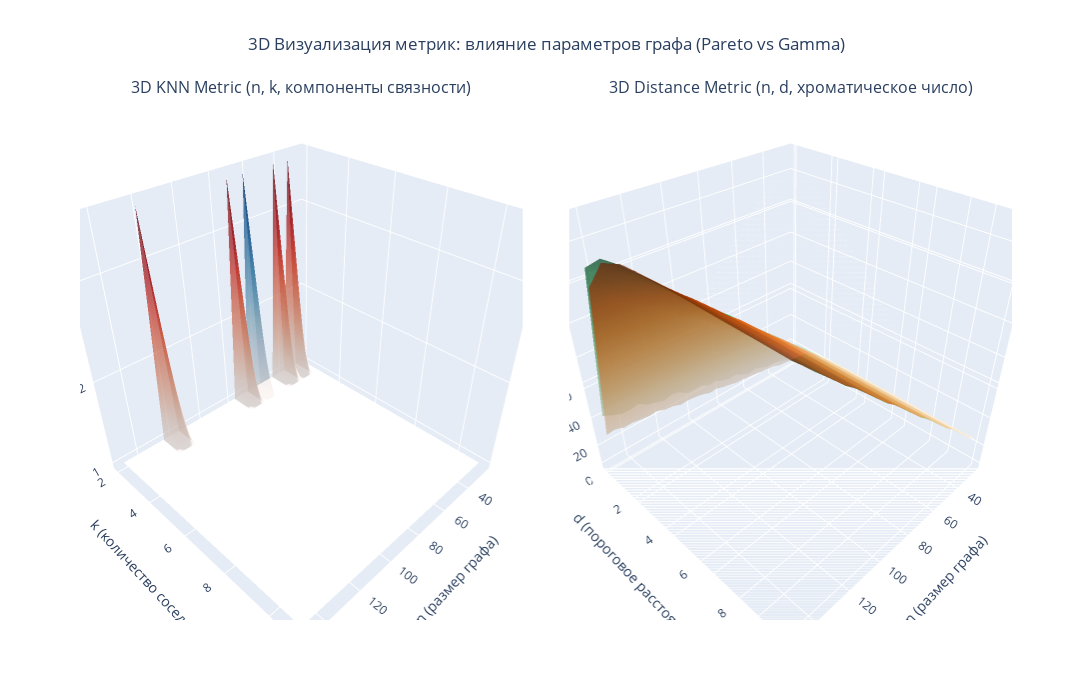

Here is the notebook cell this chart was saved with:
### Code cell
N_knn: np.ndarray
K_knn: np.ndarray
N_knn, K_knn = np.meshgrid(n, k, indexing="ij")
knn_f_two_array: np.ndarray = np.array(knn_f_two)
knn_h_two_array: np.ndarray = np.array(knn_h_two)

N_dist: np.ndarray
D_dist: np.ndarray
N_dist, D_dist = np.meshgrid(n, d, indexing="ij")
dist_f_two_array: np.ndarray = np.array(dist_f_two)
dist_h_two_array: np.ndarray = np.array(dist_h_two)

fig = make_subplots(
    rows=1,
    cols=2,
    specs=[[{"type": "surface"}, {"type": "surface"}]],
    subplot_titles=(
        "3D KNN Metric (n, k, компоненты связности)",
        "3D Distance Metric (n, d, хроматическое число)",
    ),
    horizontal_spacing=0.05,
)

fig.add_trace(
    go.Surface(
        x=N_knn,
        y=K_knn,
        z=knn_f_two_array,
        name="KNN Pareto",
        colorscale="Blues",
        opacity=0.7,
        showscale=False,
    ),
    row=1,
    col=1,
)

fig.add_trace(
    go.Surface(
        x=N_knn,
        y=K_knn,
        z=knn_h_two_array,
        name="KNN Gamma",
        colorscale="Reds",
        opacity=0.7,
        showscale=False,
    ),
    row=1,
    col=1,
)

fig.add_trace(
    go.Surface(
        x=N_dist,
        y=D_dist,
        z=dist_f_two_array,
        name="Distance Pareto",
        colorscale="Greens",
        opacity=0.7,
        showscale=False,
    ),
    row=1,
    col=2,
)

fig.add_trace(
    go.Surface(
        x=N_dist,
        y=D_dist,
        z=dist_h_two_array,
        name="Distance Gamma",
        colorscale="Oranges",
        opacity=0.7,
        showscale=False,
    ),
    row=1,
    col=2,
)

fig.update_layout(
    scene=dict(
        xaxis_title="n (размер графа)",
        yaxis_title="k (количество соседей)",
        zaxis_title="Количество компонент связности",
        camera=dict(eye=dict(x=1.2, y=1.2, z=1.2)),
    ),
    scene2=dict(
        xaxis_title="n (размер графа)",
        yaxis_title="d (пороговое расстояние)",
        zaxis_title="Хроматическое число",
        camera=dict(eye=dict(x=1.2, y=1.2, z=1.2)),
    ),
    title_text="3D Визуализация метрик: влияние параметров графа (Pareto vs Gamma)",
    title_x=0.5,
    width=1400,
    height=700,
    showlegend=True,
    legend=dict(yanchor="top", y=0.99, xanchor="left", x=0.01),
)

fig.show()

### Figure 1 — Plotly figure (JSON) as saved in the notebook; plotly's stock layout.template omitted (floating-point values rounded to 4 significant figures; data arrays with more than 128 entries replaced by an {"elided": "..."} marker saying what was removed)
{"data": [{"colorscale": [[0, "rgb(247,251,255)"], [0.125, "rgb(222,235,247)"], [0.25, "rgb(198,219,239)"], [0.375, "rgb(158,202,225)"], [0.5, "rgb(107,174,214)"], [0.625, "rgb(66,146,198)"], [0.75, "rgb(33,113,181)"], [0.875, "rgb(8,81,156)"], [1, "rgb(8,48,107)"]], "name": "KNN Pareto", "opacity": 0.7, "scene": "scene", "showscale": false, "type": "surface", "x": {"elided": "27x10 float values"}, "y": {"elided": "27x10 float values"}, "z": {"elided": "27x10 float values"}}, {"colorscale": [[0, "rgb(255,245,240)"], [0.125, "rgb(254,224,210)"], [0.25, "rgb(252,187,161)"], [0.375, "rgb(252,146,114)"], [0.5, "rgb(251,106,74)"], [0.625, "rgb(239,59,44)"], [0.75, "rgb(203,24,29)"], [0.875, "rgb(165,15,21)"], [1, "rgb(103,0,13)"]], "name": "KNN Gamma", "opacity": 0.7, "scene": "scene", "showscale": false, "type": "surface", "x": {"elided": "27x10 float values"}, "y": {"elided": "27x10 float values"}, "z": {"elided": "27x10 float values"}}, {"colorscale": [[0, "rgb(247,252,245)"], [0.125, "rgb(229,245,224)"], [0.25, "rgb(199,233,192)"], [0.375, "rgb(161,217,155)"], [0.5, "rgb(116,196,118)"], [0.625, "rgb(65,171,93)"], [0.75, "rgb(35,139,69)"], [0.875, "rgb(0,109,44)"], [1, "rgb(0,68,27)"]], "name": "Distance Pareto", "opacity": 0.7, "scene": "scene2", "showscale": false, "type": "surface", "x": {"elided": "27x10 float values"}, "y": {"elided": "27x10 float values"}, "z": {"elided": "27x10 float values"}}, {"colorscale": [[0, "rgb(255,245,235)"], [0.125, "rgb(254,230,206)"], [0.25, "rgb(253,208,162)"], [0.375, "rgb(253,174,107)"], [0.5, "rgb(253,141,60)"], [0.625, "rgb(241,105,19)"], [0.75, "rgb(217,72,1)"], [0.875, "rgb(166,54,3)"], [1, "rgb(127,39,4)"]], "name": "Distance Gamma", "opacity": 0.7, "scene": "scene2", "showscale": false, "type": "surface", "x": {"elided": "27x10 float values"}, "y": {"elided": "27x10 float values"}, "z": {"elided": "27x10 float values"}}], "layout": {"annotations": [{"font": {"size": 16}, "showarrow": false, "text": "3D KNN Metric (n, k, компоненты связности)", "x": 0.2375, "xanchor": "center", "xref": "paper", "y": 1, "yanchor": "bottom", "yref": "paper"}, {"font": {"size": 16}, "showarrow": false, "text": "3D Distance Metric (n, d, хроматическое число)", "x": 0.7625, "xanchor": "center", "xref": "paper", "y": 1, "yanchor": "bottom", "yref": "paper"}], "height": 700, "legend": {"x": 0.01, "xanchor": "left", "y": 0.99, "yanchor": "top"}, "scene": {"camera": {"eye": {"x": 1.2, "y": 1.2, "z": 1.2}}, "domain": {"x": [0, 0.475], "y": [0, 1]}, "xaxis": {"title": {"text": "n (размер графа)"}}, "yaxis": {"title": {"text": "k (количество соседей)"}}, "zaxis": {"title": {"text": "Количество компонент связности"}}}, "scene2": {"camera": {"eye": {"x": 1.2, "y": 1.2, "z": 1.2}}, "domain": {"x": [0.525, 1], "y": [0, 1]}, "xaxis": {"title": {"text": "n (размер графа)"}}, "yaxis": {"title": {"text": "d (пороговое расстояние)"}}, "zaxis": {"title": {"text": "Хроматическое число"}}}, "showlegend": true, "title": {"text": "3D Визуализация метрик: влияние параметров графа (Pareto vs Gamma)", "x": 0.5}, "width": 1400}}
